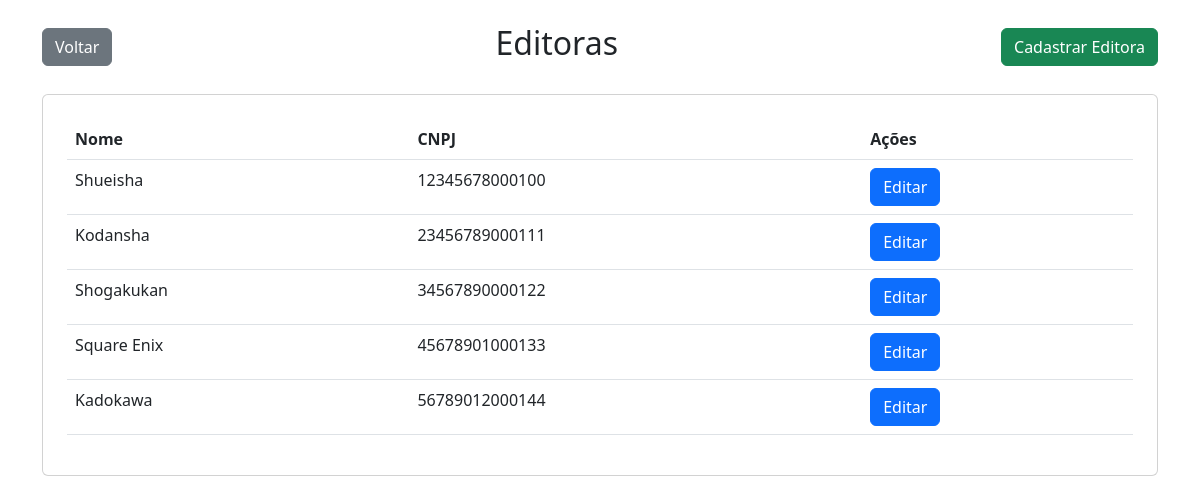
The app's page /VIEW/editora.php, older data.
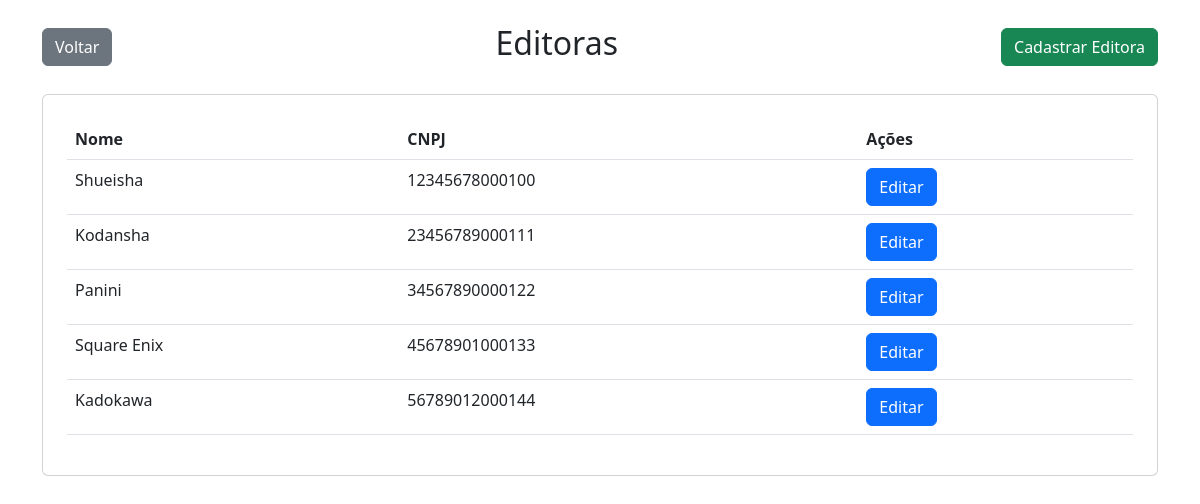
The same page, newer data.
### tables this page shows
CREATE TABLE `editora` (
    `id` int(11) NOT NULL AUTO_INCREMENT,
    `nome` varchar(50) NOT NULL,
    `cnpj` varchar(14) NOT NULL,
    PRIMARY KEY (`id`)
);

### DATA/EditoraDATA.php (called while the page is built, shortened)
<?php
    include_once '../DATA/Conexao.php';
    include_once '../MODEL/Editora.php';
    class EditoraDATA{
        public function Select(){
            $scriptSql = "SELECT * FROM editora WHERE excluido=0;";
            $conexao = Conexao::conectarComDB();
            $todosOsRegistros = $conexao->query($scriptSql);
            foreach($todosOsRegistros as $registroUnico){
                $editora = new \MODEL\Editora();
                $editora->setId($registroUnico['id']);
                $editora->setNome($registroUnico['nome']);
                $editora->setCnpj($registroUnico['cnpj']);
                $listaDeEditoras[] = $editora;
            }
            return isset($listaDeEditoras) ? $listaDeEditoras : NULL;
        }
    }
?>

### BUSINESS/EditoraService.php (called while the page is built, shortened)
<?php
    include_once '../DATA/EditoraDATA.php';
    class EditoraService{
        public function SelectAll(){
            $DataEditora = new \DATA\EditoraDATA;
            $listaDeEditoras = $DataEditora->Select();
            if(isset($listaDeEditoras)){
                return $listaDeEditoras;
            } else {
            }
        }
    }
?>

### DATA/Conexao.php (called while the page is built, shortened)
<?php
    class Conexao{
        private static $dbNome = 'db';
        private static $dbHost = '127.0.0.1';
        private static $dbUsuario = 'root';
        private static $dbSenha = '12345';
        private static $cont = null;
        public static function conectarComDB(){
            if(self::$cont == null){
                try{
                    self::$cont = new PDO("mysql:host=" . self::$dbHost . ";dbname=" . self::$dbNome,  self::$dbUsuario , self::$dbSenha);
                } catch (\PDOException $exception) {
                    die ($exception->getMessage());
                }
            }
            return self::$cont;
        }
        public static function desconectarComDB(){
            self::$cont = null;
            return self::$cont;
        }
}
?>

### MODEL/Editora.php (called while the page is built, shortened)
<?php
    class Editora{
        private ?int $id;
        private ?string $nome;
        private ?string $cnpj;
        public function getId(){
            return $this->id;
        }
        public function setId(int $id){
            $this->id = $id;
        }
        public function getNome(){
            return $this->nome;
        }
        public function setNome(string $nome){
            $this->nome = $nome;
        }
        public function getCnpj(){
            return $this->cnpj;
        }
        public function setCnpj(string $cnpj){
            $this->cnpj = $cnpj;
        }
    }

### VIEW/editora.php (the view, shortened to what this page needs)
<?php
    include_once "../BUSINESS/EditoraService.php";
    include_once "../MODEL/Editora.php";
    $editoraService = new \BUSINESS\EditoraService();
?>
<!DOCTYPE html>
<html lang="pt-BR">
<head>
    <link href="https://cdn.jsdelivr.net/npm/bootstrap@5.3.0-alpha1/dist/css/bootstrap.min.css" rel="stylesheet">
</head>
<body>
    <div class="container my-4">
        <div class="d-flex justify-content-between align-items-center mb-4">
            <button class="btn btn-secondary" onclick="window.location.replace('tela-principal.php')">Voltar</button>
            <h2>Editoras</h2>
            <button class="btn btn-success" onclick="document.location.href = 'http://localhost:8080/Gerenciador-de-manga/VIEW/cadastrar-editora.php'">Cadastrar Editora</button>
        </div>
        <div class="card p-4">
            <table class="table table-hover">
                <thead>
                    <tr>
                        <th scope="col">Nome</th>
                        <th scope="col">CNPJ</th>
                        <th scope="col">Ações</th>
                    </tr>
                </thead>
                <tbody>
                    <?php
                    foreach ($editoraService->SelectAll() as $editora) {
                        echo "
                        <tr>
                            <td>". htmlspecialchars($editora->getNome()) ."</td>
                            <td>". htmlspecialchars($editora->getCnpj()) ."</td>
                            <td>
                                <button class='btn btn-primary' onclick=\"document.location.href = 'http://localhost:8080/Gerenciador-de-manga/VIEW/editar-editora.php?id=". htmlspecialchars($editora->getId()) ."'\">Editar</button>
                            </td>
                        </tr>
                        ";
                    }
                    ?>
                </tbody>
            </table>
        </div>
    </div>
</body>
</html>

Row changes from the older to the newer data that the page shows:
changed editora: nome "Shogakukan" → "Panini"
